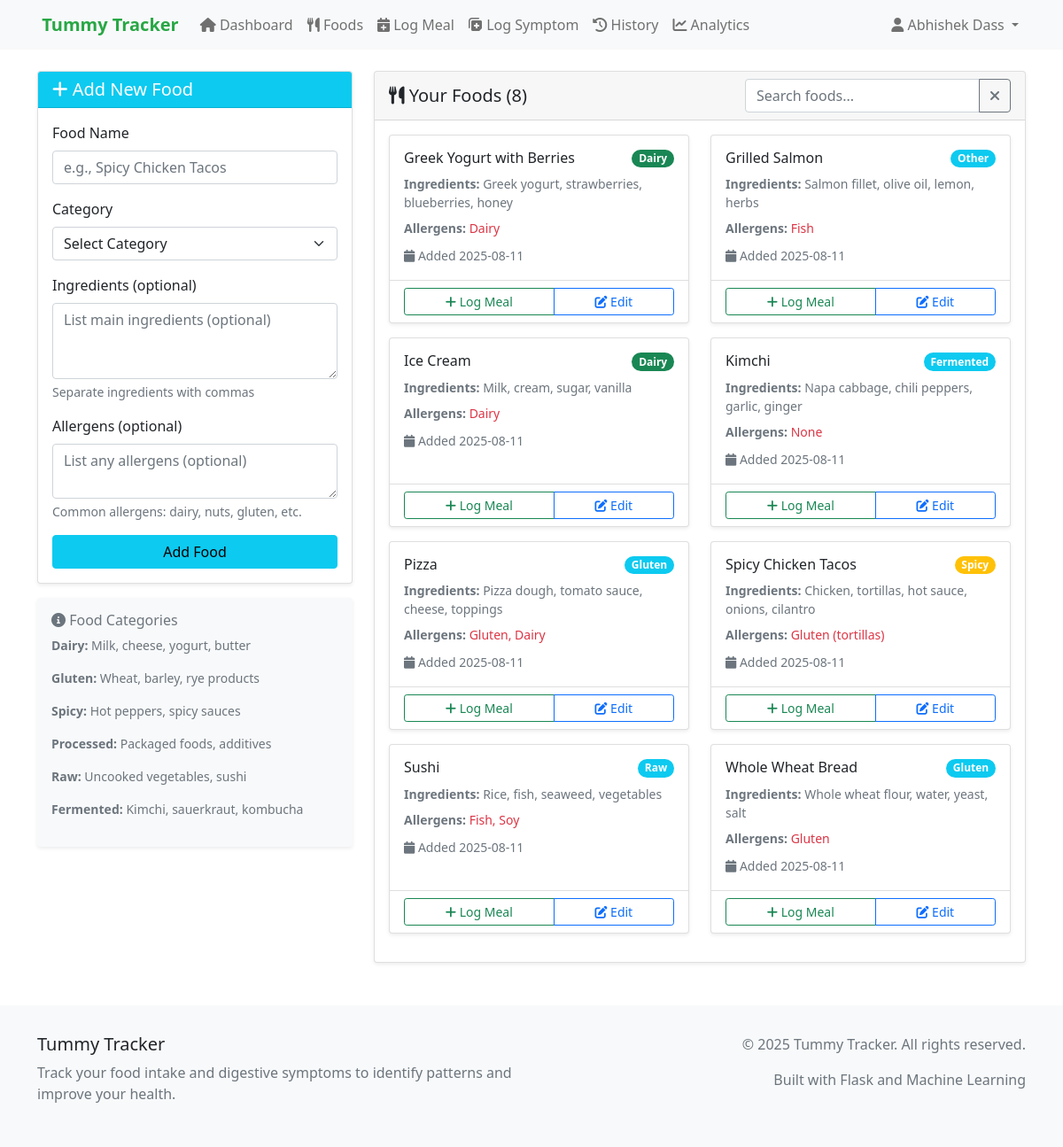
Page /foods (signed in) on the committed database.
### models.py (models this page shows, shortened)
class User(UserMixin, db.Model):
    __tablename__ = 'users'
    id = db.Column(db.Integer, primary_key=True)
    username = db.Column(db.String(80), unique=True, nullable=False)
    email = db.Column(db.String(120), unique=True, nullable=False)
    password_hash = db.Column(db.String(255), nullable=False)
    created_at = db.Column(db.DateTime, default=datetime.utcnow)
    meals = db.relationship('Meal', backref='user', lazy=True)
    symptoms = db.relationship('Symptom', backref='user', lazy=True)

class Food(db.Model):
    __tablename__ = 'foods'
    id = db.Column(db.Integer, primary_key=True)
    name = db.Column(db.String(200), nullable=False)
    category = db.Column(db.String(100))  # spicy, dairy, gluten, etc.
    ingredients = db.Column(db.Text)  # JSON string of ingredients
    allergens = db.Column(db.Text)  # JSON string of allergens
    created_at = db.Column(db.DateTime, default=datetime.utcnow)
    meals = db.relationship('Meal', backref='food', lazy=True)

### app.py (the view, shortened to what this page needs)
@app.route('/foods', methods=['GET', 'POST'])
@login_required
def foods():
    form = FoodForm()
    foods_list = Food.query.order_by(Food.name).all()
    return render_template('foods.html', form=form, foods=foods_list)

### forms.py
class FoodForm(FlaskForm):
    name = StringField('Food Name', validators=[DataRequired(), Length(max=200)])
    category = SelectField('Category', choices=[
        ('', 'Select Category'),
        ('dairy', 'Dairy'),
        ('gluten', 'Gluten'),
        ('spicy', 'Spicy'),
        ('processed', 'Processed'),
        ('raw', 'Raw'),
        ('fermented', 'Fermented'),
        ('high_fiber', 'High Fiber'),
        ('high_fat', 'High Fat'),
        ('sugary', 'Sugary'),
        ('acidic', 'Acidic'),
        ('other', 'Other')
    ], validators=[DataRequired()])
    ingredients = TextAreaField('Ingredients (optional)', validators=[Optional()])
    allergens = TextAreaField('Allergens (optional)', validators=[Optional()])
    submit = SubmitField('Add Food')

### app.py (called while the page is built)
@login_manager.user_loader
def load_user(user_id):
    return User.query.get(int(user_id))

### templates/foods.html (shortened to what this page needs)
{% extends "base.html" %}
{% block content %}
<div class="row">
    <div class="col-md-4">
        <div class="card">
            <div class="card-header bg-info text-white">
                <h5 class="mb-0">
                    <i class="fas fa-plus"></i> Add New Food
                </h5>
            </div>
            <div class="card-body">
                <form method="POST" novalidate>
                    <div class="mb-3">
                        {{ form.name.label(class="form-label") }}
                        {{ form.name(class="form-control" + (" is-invalid" if form.name.errors else ""), placeholder="e.g., Spicy Chicken Tacos") }}
                    </div>
                    <div class="mb-3">
                        {{ form.category.label(class="form-label") }}
                        {{ form.category(class="form-select" + (" is-invalid" if form.category.errors else "")) }}
                    </div>
                    <div class="mb-3">
                        {{ form.ingredients.label(class="form-label") }}
                        {{ form.ingredients(class="form-control" + (" is-invalid" if form.ingredients.errors else ""), rows="3", placeholder="List main ingredients (optional)") }}
                        <div class="form-text">Separate ingredients with commas</div>
                    </div>
                    <div class="mb-3">
                        {{ form.allergens.label(class="form-label") }}
                        {{ form.allergens(class="form-control" + (" is-invalid" if form.allergens.errors else ""), rows="2", placeholder="List any allergens (optional)") }}
                        <div class="form-text">Common allergens: dairy, nuts, gluten, etc.</div>
                    </div>
                    <div class="d-grid">
                        {{ form.submit(class="btn btn-info") }}
                    </div>
                </form>
            </div>
        </div>
        <div class="mt-3">
            <div class="card border-0 bg-light">
                <div class="card-body">
                    <h6 class="card-title text-muted">
                        <i class="fas fa-info-circle"></i> Food Categories
                    </h6>
                    <div class="small text-muted">
                        <p><strong>Dairy:</strong> Milk, cheese, yogurt, butter</p>
                        <p><strong>Gluten:</strong> Wheat, barley, rye products</p>
                        <p><strong>Spicy:</strong> Hot peppers, spicy sauces</p>
                        <p><strong>Processed:</strong> Packaged foods, additives</p>
                        <p><strong>Raw:</strong> Uncooked vegetables, sushi</p>
                        <p><strong>Fermented:</strong> Kimchi, sauerkraut, kombucha</p>
                    </div>
                </div>
            </div>
        </div>
    </div>
    <div class="col-md-8">
        <div class="card">
            <div class="card-header d-flex justify-content-between align-items-center">
                <h5 class="mb-0">
                    <i class="fas fa-utensils"></i> Your Foods ({{ foods|length }})
                </h5>
                <div class="input-group" style="width: 300px;">
                    <input type="text" class="form-control" id="foodSearch" placeholder="Search foods...">
                    <button class="btn btn-outline-secondary" type="button" id="clearSearch">
                        <i class="fas fa-times"></i>
                    </button>
                </div>
            </div>
            <div class="card-body">
                {% if foods %}
                    <div class="row" id="foodGrid">
                        {% for food in foods %}
                            <div class="col-md-6 mb-3 food-item"
                                 data-name="{{ food.name.lower() }}"
                                 data-category="{{ food.category }}">
                                <div class="card h-100">
                                    <div class="card-body">
                                        <div class="d-flex justify-content-between align-items-start mb-2">
                                            <h6 class="card-title mb-0">{{ food.name }}</h6>
                                            <span class="badge bg-{{ 'success' if food.category == 'dairy' else 'warning' if food.category == 'spicy' else 'info' }} rounded-pill">
                                                {{ food.category.replace('_', ' ').title() }}
                                            </span>
                                        </div>
                                        {% if food.ingredients %}
                                            <p class="card-text small text-muted mb-2">
                                                <strong>Ingredients:</strong> {{ food.ingredients }}
                                            </p>
                                        {% endif %}
                                        {% if food.allergens %}
                                            <p class="card-text small text-muted mb-2">
                                                <strong>Allergens:</strong>
                                                <span class="text-danger">{{ food.allergens }}</span>
                                            </p>
                                        {% endif %}
                                        <small class="text-muted">
                                            <i class="fas fa-calendar"></i> Added {{ food.created_at.strftime('%Y-%m-%d') }}
                                        </small>
                                    </div>
                                    <div class="card-footer bg-transparent">
                                        <div class="btn-group w-100" role="group">
                                            <button type="button" class="btn btn-outline-success btn-sm"
                                                    onclick="quickLogMeal({{ food.id }}, '{{ food.name }}')">
                                                <i class="fas fa-plus"></i> Log Meal
                                            </button>
                                            <button type="button" class="btn btn-outline-primary btn-sm"
                                                    onclick="editFood({{ food.id }})">
                                                <i class="fas fa-edit"></i> Edit
                                            </button>
                                        </div>
                                    </div>
                                </div>
                            </div>
                        {% endfor %}
                    </div>
                {% else %}
                    <div class="text-center text-muted py-5">
                        <i class="fas fa-utensils fa-3x mb-3"></i>
                        <h5>No foods added yet</h5>
                        <p>Start by adding your first food item using the form on the left.</p>
                    </div>
                {% endif %}
            </div>
        </div>
    </div>
</div>
{% endblock %}

### templates/base.html (shortened to what this page needs)
<!DOCTYPE html>
<html lang="en">
<head>
    <link href="https://cdn.jsdelivr.net/npm/bootstrap@5.1.3/dist/css/bootstrap.min.css" rel="stylesheet">
    <link rel="stylesheet" href="https://cdnjs.cloudflare.com/ajax/libs/font-awesome/6.0.0/css/all.min.css">
</head>
<body>
    <nav class="navbar navbar-expand-lg navbar-light bg-light">
        <div class="container">
            <a class="navbar-brand" href="{{ url_for('index') }}">
                 Tummy Tracker
            </a>
            <div class="collapse navbar-collapse" id="navbarNav">
                <ul class="navbar-nav me-auto">
                    {% if current_user.is_authenticated %}
                        <li class="nav-item">
                            <a class="nav-link" href="{{ url_for('index') }}">
                                <i class="fas fa-home"></i> Dashboard
                            </a>
                        </li>
                        <li class="nav-item">
                            <a class="nav-link" href="{{ url_for('foods') }}">
                                <i class="fas fa-utensils"></i> Foods
                            </a>
                        </li>
                        <li class="nav-item">
                            <a class="nav-link" href="{{ url_for('meals') }}">
                                <i class="fas fa-calendar-plus"></i> Log Meal
                            </a>
                        </li>
                        <li class="nav-item">
                            <a class="nav-link" href="{{ url_for('symptoms') }}">
                                <i class="fas fa-notes-medical"></i> Log Symptom
                            </a>
                        </li>
                        <li class="nav-item">
                            <a class="nav-link" href="{{ url_for('history') }}">
                                <i class="fas fa-history"></i> History
                            </a>
                        </li>
                        <li class="nav-item">
                            <a class="nav-link" href="{{ url_for('analytics') }}">
                                <i class="fas fa-chart-line"></i> Analytics
                            </a>
                        </li>
                    {% endif %}
                </ul>
                <ul class="navbar-nav">
                    {% if current_user.is_authenticated %}
                        <li class="nav-item dropdown">
                            <a class="nav-link dropdown-toggle" href="#" id="navbarDropdown" role="button" data-bs-toggle="dropdown">
                                <i class="fas fa-user"></i> {{ current_user.username }}
                            </a>
                        </li>
                    {% endif %}
                </ul>
            </div>
        </div>
    </nav>
    <main class="container my-4">
        {% block content %}{% endblock %}
    </main>
    <footer class="footer">
        <div class="container">
            <div class="row">
                <div class="col-md-6">
                    <h5>Tummy Tracker</h5>
                    <p class="text-muted">Track your food intake and digestive symptoms to identify patterns and improve your health.</p>
                </div>
                <div class="col-md-6 text-md-end">
                    <p class="text-muted">&copy; 2025 Tummy Tracker. All rights reserved.</p>
                    <p class="text-muted">Built with Flask and Machine Learning</p>
                </div>
            </div>
        </div>
    </footer>
</body>
</html>

### templates/base.html (style rules this page uses)
.navbar-brand { font-weight: bold; color: #28a745 !important; }
.card { box-shadow: 0 0.125rem 0.25rem rgba(0, 0, 0, 0.075); border: 1px solid rgba(0, 0, 0, 0.125); }
.footer { background-color: #f8f9fa; padding: 2rem 0; margin-top: 3rem; }

### rows in the picture
User: username "Abhishek Dass"
Food: name "Greek Yogurt with Berries", category.replace "Dairy", ingredients "Greek yogurt, strawberries, blueberries, honey", allergens "Dairy", created_at "2025-08-11"
Food: name "Grilled Salmon", category.replace "Other", ingredients "Salmon fillet, olive oil, lemon, herbs", allergens "Fish", created_at "2025-08-11"
Food: name "Ice Cream", category.replace "Dairy", ingredients "Milk, cream, sugar, vanilla", allergens "Dairy", created_at "2025-08-11"
Food: name "Kimchi", category.replace "Fermented", ingredients "Napa cabbage, chili peppers, garlic, ginger", allergens "None", created_at "2025-08-11"
Food: name "Pizza", category.replace "Gluten", ingredients "Pizza dough, tomato sauce, cheese, toppings", allergens "Gluten, Dairy", created_at "2025-08-11"
Food: name "Spicy Chicken Tacos", category.replace "Spicy", ingredients "Chicken, tortillas, hot sauce, onions, cilantro", allergens "Gluten (tortillas)", created_at "2025-08-11"
Food: name "Sushi", category.replace "Raw", ingredients "Rice, fish, seaweed, vegetables", allergens "Fish, Soy", created_at "2025-08-11"
Food: name "Whole Wheat Bread", category.replace "Gluten", ingredients "Whole wheat flour, water, yeast, salt", allergens "Gluten", created_at "2025-08-11"

### other values in the picture
{{ foods|length }} "8"
